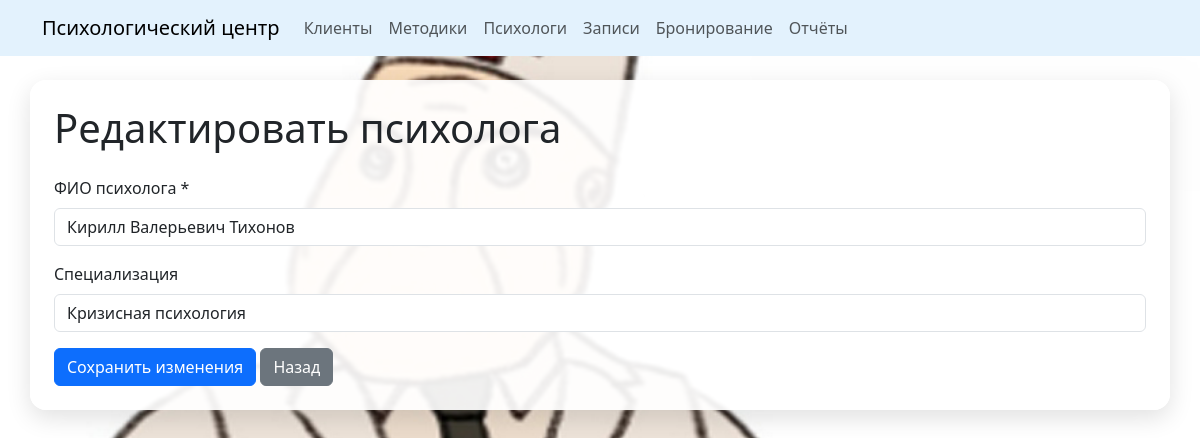
/index.php?entity=psychologist&action=edit&id=15, run on the app's committed database.
### tables this page shows
CREATE TABLE `psychologists` (
  `psychologist_id` int NOT NULL AUTO_INCREMENT,
  `full_name` varchar(100) NOT NULL,
  `specialization` varchar(100) DEFAULT NULL,
  PRIMARY KEY (`psychologist_id`)
);

### controllers/BaseController.php (called while the page is built, shortened)
<?php
class BaseController
{
    protected function render(
        string $view,
        array $data = []
    ): void {
        extract($data);
        require 'views/layouts/header.php';
        require "views/{$view}.php";
        require 'views/layouts/footer.php';
    }
}

### controllers/PsychologistController.php (called while the page is built, shortened)
<?php
class PsychologistController extends BaseController
{
    private PsychologistRepository $repository;
    public function __construct()
    {
        $pdo = Database::getConnection();
        $this->repository = new PsychologistRepository($pdo);
    }
    public function edit(): void
    {
        $id = isset($_GET['id'])
            ? (int) $_GET['id']
            : 0;
        $psychologist = $this->repository->findById($id);
        $errors = [];
        $data = $psychologist;
        $this->render(
            'psychologist/edit',
            [
                'errors' => $errors,
                'data' => $data,
                'id' => $id
            ]
        );
    }
}

### index.php (called while the page is built, shortened)
<?php
require_once 'autoload.php';
$action = $_GET['action'] ?? 'list';
$controller = new $controllerName();
$controller->$action();

### src/AbstractRepository.php (called while the page is built, shortened)
<?php
abstract class AbstractRepository
{
    public function __construct(PDO $pdo)
    {
        $this->pdo = $pdo;
    }
}

### src/PsychologistRepository.php (called while the page is built, shortened)
<?php
class PsychologistRepository extends AbstractRepository
{
    public function findById(int $id)
    {
        $sql = "
            SELECT *
            FROM psychologists
            WHERE psychologist_id = :id
        ";
        $stmt = $this->pdo->prepare($sql);
        $stmt->execute([
            ':id' => $id
        ]);
        return $stmt->fetch(PDO::FETCH_ASSOC);
    }
}

### autoload.php (called while the page is built, shortened)
<?php
spl_autoload_register(function ($class) {
    $paths = [
        __DIR__ . '/src/',
        __DIR__ . '/controllers/',
        __DIR__ . '/helpers/'
    ];
    foreach ($paths as $path) {
        $file = $path . $class . '.php';
        if (file_exists($file)) {
            return;
        }
    }
});

### views/psychologist/edit.php (the view, shortened to what this page needs)
<h1 class="mb-4">
    Редактировать психолога
</h1>
<form method="POST">
    <div class="mb-3">
        <label class="form-label">
            ФИО психолога *
        </label>
        <input
            type="text"
            name="full_name"
            class="form-control <?= isset($errors['full_name']) ? 'is-invalid' : '' ?>"
            value="<?= htmlspecialchars($data['full_name']) ?>"
            maxlength="100"
            required
        >
    </div>
    <div class="mb-3">
        <label class="form-label">
            Специализация
        </label>
        <input
            type="text"
            name="specialization"
            class="form-control <?= isset($errors['specialization']) ? 'is-invalid' : '' ?>"
            value="<?= htmlspecialchars($data['specialization']) ?>"
            maxlength="100"
        >
    </div>
    <button
        type="submit"
        class="btn btn-primary"
    >
        Сохранить изменения
    </button>
    <a
        href="index.php?entity=psychologist&action=list"
        class="btn btn-secondary"
    >
        Назад
    </a>
</form>

### assets/css/style.css (style rules this page uses)
body { min-height: 100vh; background-image: url("../images/backg.jpg"); background-size: cover; background-position: center; background-repeat: no-repeat; background-attachment: fixed; }

### data on the page
psychologists: full_name "Кирилл Валерьевич Тихонов", specialization "Кризисная психология"
